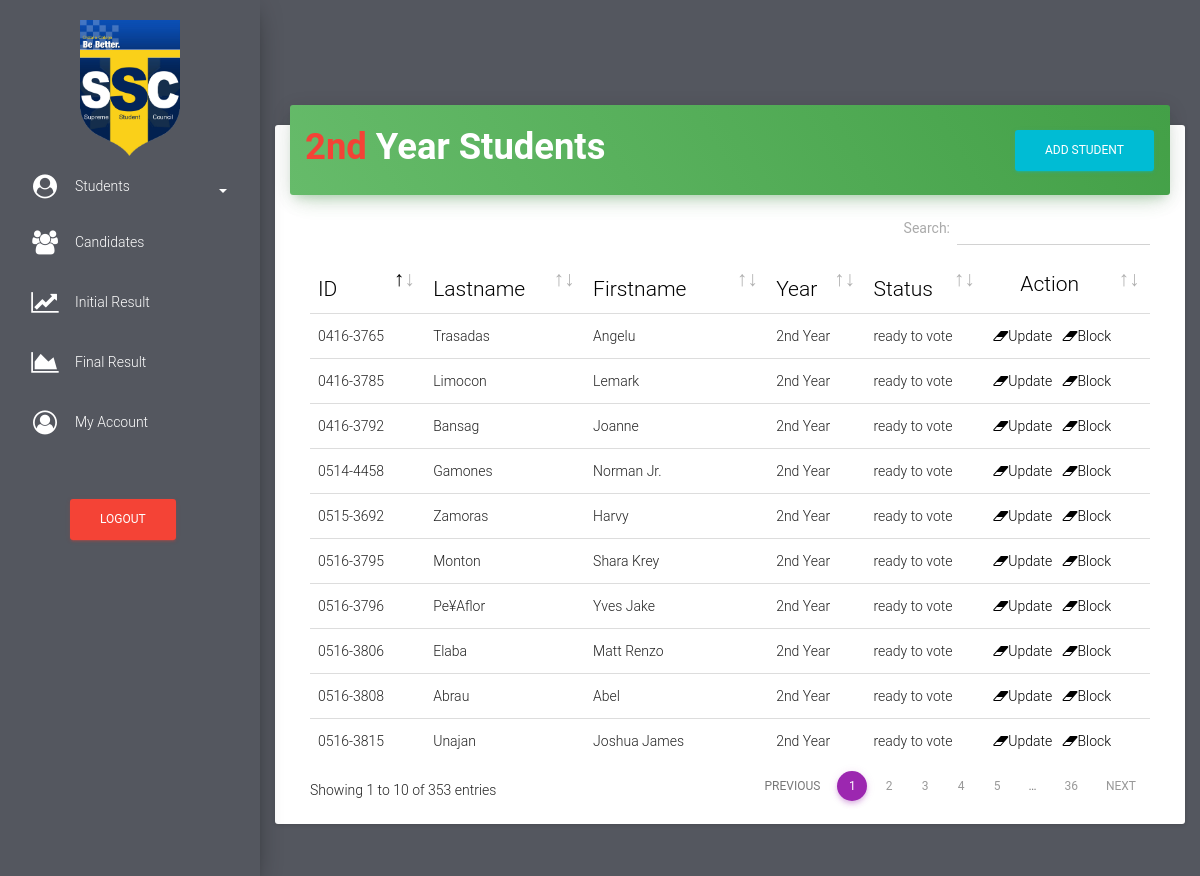
Page /election/students_2nd_year.php (signed in) on the committed database.
### tables this page shows
CREATE TABLE `students` (
  `id` int(255) NOT NULL,
  `stud_id` varchar(11) NOT NULL,
  `stud_lastname` varchar(255) NOT NULL,
  `stud_firstname` varchar(255) NOT NULL,
  `stud_middlename` varchar(500) NOT NULL,
  `stud_department` varchar(255) NOT NULL,
  `stud_year` varchar(255) NOT NULL,
  `code_to_vote` varchar(255) NOT NULL,
  `stud_status` varchar(100) NOT NULL,
  `voting_status` varchar(255) NOT NULL,
  `stud_block_status` varchar(255) NOT NULL
);

### election/students_2nd_year.php (the view, shortened to what this page needs)
<!doctype html>
<html lang="en">
<head>
    <link href="assets/css/bootstrap.min.css" rel="stylesheet" />
    <link href="assets/css/material-dashboard.css?v=1.2.0" rel="stylesheet" />
    <link href="assets/css/demo.css" rel="stylesheet" />
    <link href="font-awesome/css/font-awesome.css" rel="stylesheet">
    <link href="vendor/datatables/dataTables.bootstrap4.css" rel="stylesheet">
</head>
<body>
    <div class="wrapper" style="background-color: #54575F">
        <div class="sidebar" data-color="green" data-image="assets/img/sidebar-1.jpg">
           <div class="sidebar-wrapper">
                 <ul class="nav">
                    <center>
                       <img src="img/favicon.png" width="100px" height="100%" class="" alt="Ce-C Palaro 2019">
                    </center>
                    <li>
                        <a href="#pagepeople" data-toggle="collapse" aria-expanded="false" class="dropdown-toggle"><i class="fa fa-user-circle" style="color: white;margin-top: -5px"></i> <span style="color:white">Students</span><b class="caret" style="margin-left: 5%;color:white"></b></a>
                    </li>
                    <li>
                        <a href="candidates.php">
                            <i class="fa fa-users" style="color: white"></i>
                            <p style="color: white">Candidates</p>
                        </a>
                    </li>
                    <li>
                        <a href="initial_result.php">
                            <i class="fa fa-line-chart" style="color: white"></i>
                            <p style="color: white">Initial Result</p>
                        </a>
                    </li>
                    <li>
                        <a href="final_result.php">
                            <i class="fa fa-area-chart" style="color: white"></i>
                            <p style="color: white">Final Result</p>
                        </a>
                    </li>
                    <li>
                        <a href="my_account.php">
                            <i class="fa fa-user-circle-o" style="color: white"></i>
                            <p style="color: white">My Account</p>
                        </a>
                    </li>
                     <li>
                        <br>
                        <br>
                        <form method="post">
                                    <button class = "btn btn-danger" type='button' data-toggle="modal" data-target="#exampleModal20000" style="margin-left: 70px">Logout</button>
                                </form>
                    </li>
                </ul>
            </div>
        </div>
        <div class="main-panel">
            <nav class="navbar navbar-transparent navbar-absolute">
            </nav>
            <div class="content">
                <div class="container-fluid">
                    <div class="row">
                        <div class="col">
                            <div class="card">
                                <div class="card-header" data-background-color="green">
                                    <form method="POST">
                                        <h2 class="title"><b><text class="text-danger">2nd </text>Year Students</b> <button class = "btn btn-info" type='button' data-toggle="modal" data-target="#exampleModal1990" style="float: right">Add Student</button></h2>
                                    </form>
                                </div>
                                <div class="card-content table-responsive">
                                    <table class="table" id="dataTable">
                                        <thead style="font-weight: bold;color: black;font-size: 150%">
                                            <th>ID</th>
                                            <th>Lastname</th>
                                            <th>Firstname</th>
                                            <th>Year</th>
                                            <th>Status</th>
                                            <th><p style="margin-left: 27px">Action</p></th>
                                        </thead>
                                        <tbody>
                <?php
                        $link = mysqli_connect("localhost","root","","election");
                        $sql = mysqli_query($link,"SELECT *FROM students where stud_year = '2nd Year' ");
                        for($a = 0 ; $a < $num_rows = mysqli_fetch_array($sql) ; $a++ )
                        {
                            $stud_id = $num_rows['stud_id'];
                            $stud_fname = $num_rows['stud_firstname'];
                            $stud_lname = $num_rows['stud_lastname'];
                            $stud_year = $num_rows['stud_year'];
                            $v_status = $num_rows['voting_status'];
                            echo "
                            <tr>
                                <td>$stud_id</td>
                                <td>$stud_lname</td>
                                <td>$stud_fname</td>
                                <td>$stud_year</td>
                                <td>$v_status</td>
                                <td><a type='button' data-toggle='modal' data-target='#exampleModal3000' style='cursor:pointer;color:black' data-id='.$num_rows[stud_id].'><i class='fa fa-eraser'></i>Update</a>&nbsp;&nbsp;&nbsp;<a type='button' data-toggle='modal' data-target='#exampleModal3000' style='cursor:pointer;color:black' ><i class='fa fa-eraser'></i>Block</a></td>
                            </tr>
                            ";
                        }
                ?>
                                        </tbody>
                                    </table>
                                </div>
                            </div>
                        </div>
                    </div>
                </div>
            </div>
        </div>
    </div>
</body>
</html>

### rows in the picture
students: stud "0516-3808", stud_lastname "Abrau", stud_firstname "Abel", stud_year "2nd Year", voting_status "ready to vote"
students: stud "0516-3806", stud_lastname "Elaba", stud_firstname "Matt Renzo", stud_year "2nd Year", voting_status "ready to vote"
students: stud "0416-3785", stud_lastname "Limocon", stud_firstname "Lemark", stud_year "2nd Year", voting_status "ready to vote"
students: stud "0516-3796", stud_lastname "Pe¥Aflor", stud_firstname "Yves Jake", stud_year "2nd Year", voting_status "ready to vote"
students: stud "0516-3815", stud_lastname "Unajan", stud_firstname "Joshua James", stud_year "2nd Year", voting_status "ready to vote"
students: stud "0515-3692", stud_lastname "Zamoras", stud_firstname "Harvy", stud_year "2nd Year", voting_status "ready to vote"
students: stud "0416-3792", stud_lastname "Bansag", stud_firstname "Joanne", stud_year "2nd Year", voting_status "ready to vote"
students: stud "0516-3795", stud_lastname "Monton", stud_firstname "Shara Krey", stud_year "2nd Year", voting_status "ready to vote"
students: stud "0416-3765", stud_lastname "Trasadas", stud_firstname "Angelu", stud_year "2nd Year", voting_status "ready to vote"
students: stud "0514-4458", stud_lastname "Gamones", stud_firstname "Norman Jr.", stud_year "2nd Year", voting_status "ready to vote"
